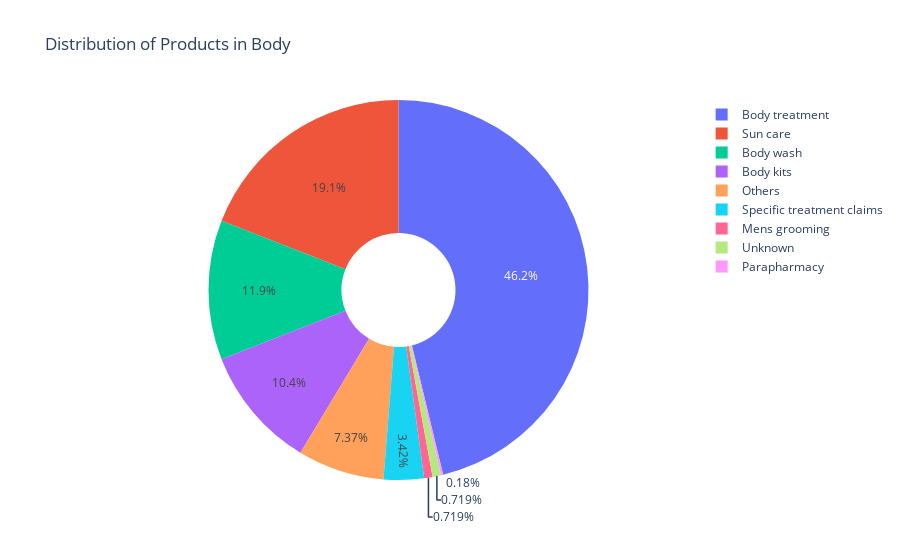
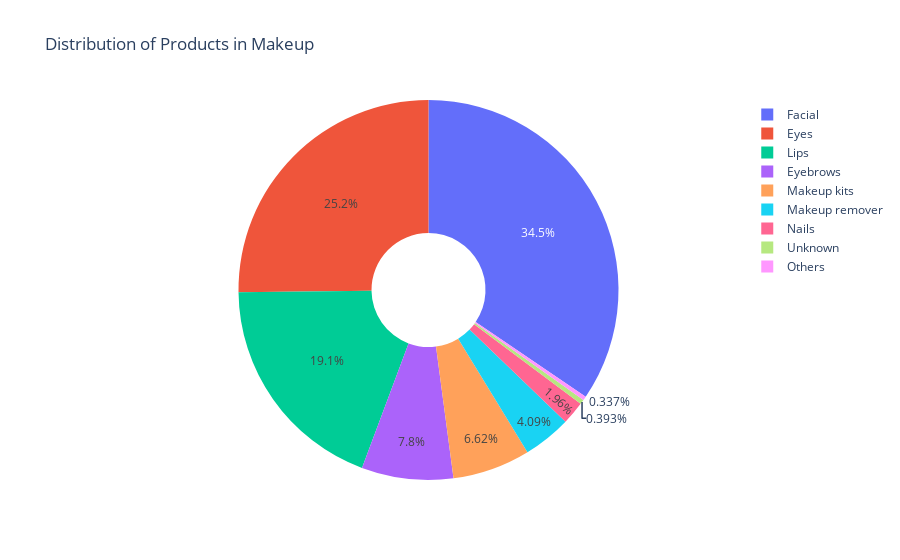
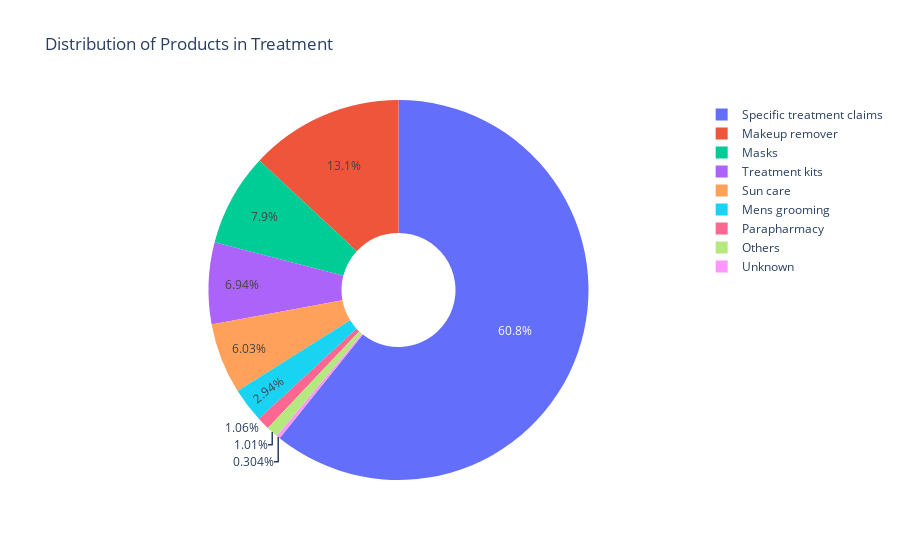

These figures' notebook cell, in order:
### Markdown cell above
First a bit of context for our study

### Code cell
# Step 1: Filter out the unknown category
filtered_df = final_ingredients_df[final_ingredients_df['category'] != 'Unknown']

# Step 2: Count the number of products per subcategory within each category
products_per_subcategory = filtered_df.groupby(['category', 'subcategory']).size().reset_index(name='product_count')

# Step 3: Create a pie chart for each category
categories = products_per_subcategory['category'].unique()

for category in categories:
    category_data = products_per_subcategory[products_per_subcategory['category'] == category]
    
    # Calculate percentage for annotations
    category_data['percentage'] = (category_data['product_count'] / category_data['product_count'].sum()) * 100
    category_data['label'] = category_data['subcategory'] + '<br>' + category_data['product_count'].astype(str) + ' (' + category_data['percentage'].round(1).astype(str) + '%)'

    fig = px.pie(category_data,
                 values='product_count',
                 names='subcategory',
                 title=f'Distribution of Products in {category}',
                 labels={'product_count': 'Number of Products', 'subcategory': 'Subcategory'},
                 hole=0.3,  # Donut chart for better visibility
                 hover_name='label')  # Use the label for hover text

    # Show the plot
    fig.show()

### Figure 1 — Plotly figure (JSON) as saved in the notebook; plotly's stock layout.template omitted (floating-point values rounded to 4 significant figures)
{"data": [{"domain": {"x": [0, 1], "y": [0, 1]}, "hole": 0.3, "hovertemplate": "<b>%{hovertext}</b><br><br>Subcategory=%{label}<br>Number of Products=%{value}<extra></extra>", "hovertext": ["Body kits<br>58 (10.4%)", "Body treatment<br>257 (46.2%)", "Body wash<br>66 (11.9%)", "Mens grooming<br>4 (0.7%)", "Others<br>41 (7.4%)", "Parapharmacy<br>1 (0.2%)", "Specific treatment claims<br>19 (3.4%)", "Sun care<br>106 (19.1%)", "Unknown<br>4 (0.7%)"], "labels": ["Body kits", "Body treatment", "Body wash", "Mens grooming", "Others", "Parapharmacy", "Specific treatment claims", "Sun care", "Unknown"], "legendgroup": "", "name": "", "showlegend": true, "type": "pie", "values": [58, 257, 66, 4, 41, 1, 19, 106, 4]}], "layout": {"legend": {"tracegroupgap": 0}, "title": {"text": "Distribution of Products in Body"}}}

### Figure 2 — Plotly figure (JSON) as saved in the notebook; plotly's stock layout.template omitted (floating-point values rounded to 4 significant figures)
{"data": [{"domain": {"x": [0, 1], "y": [0, 1]}, "hole": 0.3, "hovertemplate": "<b>%{hovertext}</b><br><br>Subcategory=%{label}<br>Number of Products=%{value}<extra></extra>", "hovertext": ["Eyebrows<br>139 (7.8%)", "Eyes<br>449 (25.2%)", "Facial<br>615 (34.5%)", "Lips<br>341 (19.1%)", "Makeup kits<br>118 (6.6%)", "Makeup remover<br>73 (4.1%)", "Nails<br>35 (2.0%)", "Others<br>6 (0.3%)", "Unknown<br>7 (0.4%)"], "labels": ["Eyebrows", "Eyes", "Facial", "Lips", "Makeup kits", "Makeup remover", "Nails", "Others", "Unknown"], "legendgroup": "", "name": "", "showlegend": true, "type": "pie", "values": [139, 449, 615, 341, 118, 73, 35, 6, 7]}], "layout": {"legend": {"tracegroupgap": 0}, "title": {"text": "Distribution of Products in Makeup"}}}

### Figure 3 — Plotly figure (JSON) as saved in the notebook; plotly's stock layout.template omitted (floating-point values rounded to 4 significant figures)
{"data": [{"domain": {"x": [0, 1], "y": [0, 1]}, "hole": 0.3, "hovertemplate": "<b>%{hovertext}</b><br><br>Subcategory=%{label}<br>Number of Products=%{value}<extra></extra>", "hovertext": ["Makeup remover<br>258 (13.1%)", "Masks<br>156 (7.9%)", "Mens grooming<br>58 (2.9%)", "Others<br>20 (1.0%)", "Parapharmacy<br>21 (1.1%)", "Specific treatment claims<br>1200 (60.8%)", "Sun care<br>119 (6.0%)", "Treatment kits<br>137 (6.9%)", "Unknown<br>6 (0.3%)"], "labels": ["Makeup remover", "Masks", "Mens grooming", "Others", "Parapharmacy", "Specific treatment claims", "Sun care", "Treatment kits", "Unknown"], "legendgroup": "", "name": "", "showlegend": true, "type": "pie", "values": [258, 156, 58, 20, 21, 1200, 119, 137, 6]}], "layout": {"legend": {"tracegroupgap": 0}, "title": {"text": "Distribution of Products in Treatment"}}}
